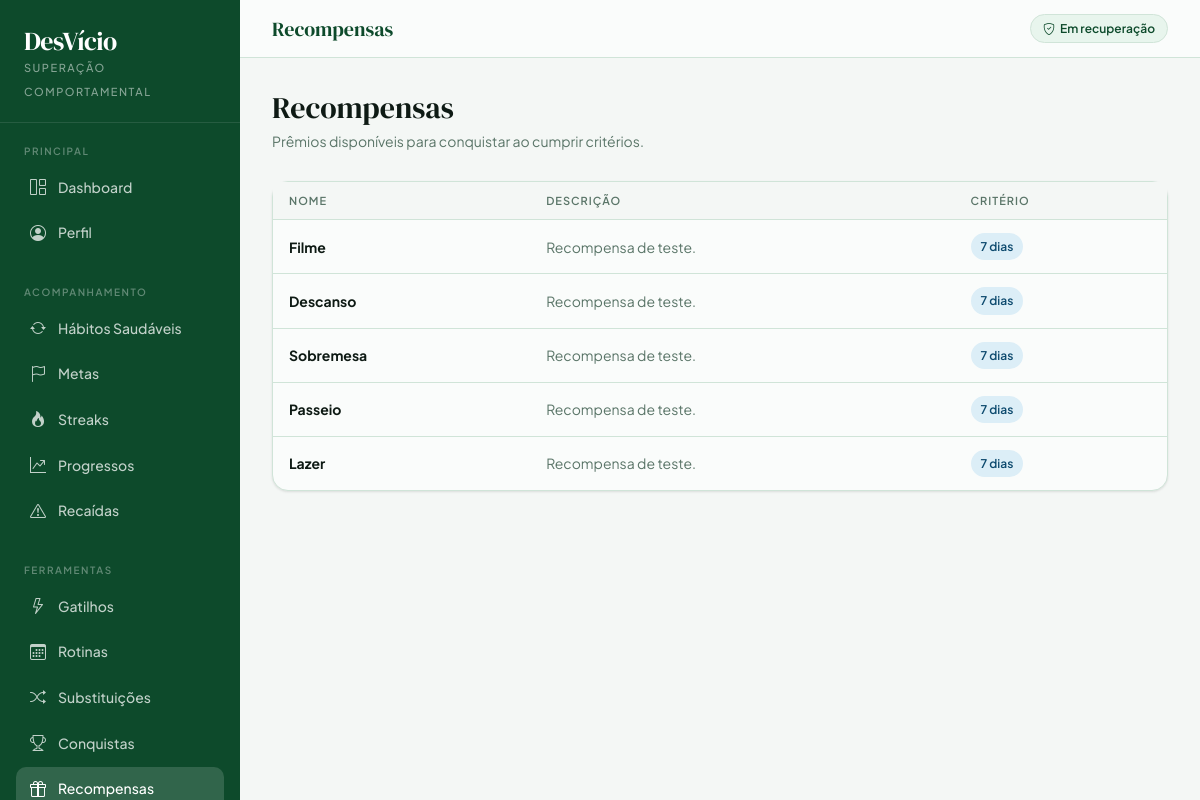
The page /recompensas/ (signed in) on the database its author committed.
### app/models.py (models this page shows, shortened)
class Recompensa(models.Model):
    nome = models.CharField(max_length=100)
    descricao = models.TextField(blank=True)
    criterio = models.CharField(max_length=100, help_text='Ex: 7 dias, 30 dias')
    dias_necessarios = models.IntegerField(default=7)

### app/views.py (the view)
    def wrapper(request, *args, **kwargs):
        if not usuario_logado(request):
            messages.warning(request, 'Você precisa entrar para acessar essa página.')
            return redirect('login')
        return view_func(request, *args, **kwargs)

### app/views.py (called while the page is built)
def usuario_logado(request):
    user_id = request.session.get('usuario_id')
    if not user_id:
        return None
    return Usuario.objects.filter(id=user_id).first()

def login_obrigatorio(view_func):
    def wrapper(request, *args, **kwargs):
        if not usuario_logado(request):
            messages.warning(request, 'Você precisa entrar para acessar essa página.')
            return redirect('login')
        return view_func(request, *args, **kwargs)
    return wrapper

@login_obrigatorio
def recompensas_view(request):
    recompensas = Recompensa.objects.all()
    return render(request, 'recompensas.html', {'recompensas': recompensas})

### app/templates/recompensas.html (shortened to what this page needs)
{% extends 'base.html' %}
{% block topbar_title %}Recompensas{% endblock %}
{% block nav_recompensas %}active{% endblock %}
{% block content %}
<div class="page-header">
    <h1>Recompensas</h1>
    <p>Prêmios disponíveis para conquistar ao cumprir critérios.</p>
</div>
<div class="card-clean">
    <div class="table-responsive">
        <table class="table-clean">
            <thead>
                <tr>
                    <th>Nome</th>
                    <th>Descrição</th>
                    <th>Critério</th>
                </tr>
            </thead>
            <tbody>
                {% for recompensa in recompensas %}
                <tr>
                    <td><strong>{{ recompensa.nome }}</strong></td>
                    <td style="color:var(--muted)">{{ recompensa.descricao }}</td>
                    <td><span class="badge-clean badge-info">{{ recompensa.criterio }}</span></td>
                </tr>
                {% empty %}
                <tr><td colspan="3" style="text-align:center;padding:40px;color:var(--muted)">
                    <i class="bi bi-gift" style="font-size:28px;display:block;margin-bottom:8px;opacity:.4"></i>Nenhuma recompensa cadastrada.
                </td></tr>
                {% endfor %}
            </tbody>
        </table>
    </div>
</div>
{% endblock %}

### app/templates/base.html (style rules this page uses)
:root { --ink: #0e1a14; --forest: #0d4a2b; --sage: #1a7a45; --mint: #3cb870; --pale: #e8f5ed; --paper: #f4f7f5; --cream: #fafcfb; --rule: #d0e4d8; --muted: #5a7568; --danger: #c0392b; --amber: #b8680f; --gold: #e8a020; --radius-sm: 6px; --radius-md: 10px; --radius-lg: 16px; --radius-xl: 24px; --shadow-sm: 0 1px 3px rgba(0,0,0,.07), 0 1px 2px rgba(0,0,0,.04); --shadow-md: 0 4px 12px rgba(13,74,43,.08), 0 2px 4px rgba(0,0,0,.04); --font-serif: 'DM Serif Display', Georgia, serif; --font-sans: 'Plus Jakarta Sans', system-ui, sans-serif; --font-mono: 'DM Mono', monospace; }
*, *::before, *::after { box-sizing: border-box; }
body { background: var(--paper); color: var(--ink); font-family: var(--font-sans); font-size: 15px; line-height: 1.6; margin: 0; }
.card-clean { background: var(--cream); border: 1px solid var(--rule); border-radius: var(--radius-lg); box-shadow: var(--shadow-sm); }
.table-clean { width: 100%; border-collapse: collapse; font-size: 14px; }
.table-clean thead th { font-size: 11px; font-weight: 600; text-transform: uppercase; letter-spacing: 1px; color: var(--muted); padding: 10px 16px; background: var(--paper); border-bottom: 1px solid var(--rule); text-align: left; white-space: nowrap; }
.table-clean tbody tr { border-bottom: 1px solid var(--rule); transition: background .1s; }
.table-clean tbody tr:last-child { border-bottom: none; }
.table-clean td { padding: 13px 16px; color: var(--ink); vertical-align: middle; }
.badge-clean { display: inline-flex; align-items: center; gap: 5px; font-size: 12px; font-weight: 600; padding: 4px 10px; border-radius: 100px; }
.badge-info { background: #dceef7; color: #0d4a6e; }
.page-header { margin-bottom: 28px; }
.page-header h1 { font-family: var(--font-serif); font-size: 30px; color: var(--ink); margin: 0 0 4px; }
.page-header p { color: var(--muted); font-size: 14px; margin: 0; }

### rows shown on the page
Recompensa: nome "Filme", descricao "Recompensa de teste.", criterio "7 dias"
Recompensa: nome "Descanso", descricao "Recompensa de teste.", criterio "7 dias"
Recompensa: nome "Sobremesa", descricao "Recompensa de teste.", criterio "7 dias"
Recompensa: nome "Passeio", descricao "Recompensa de teste.", criterio "7 dias"
Recompensa: nome "Lazer", descricao "Recompensa de teste.", criterio "7 dias"
